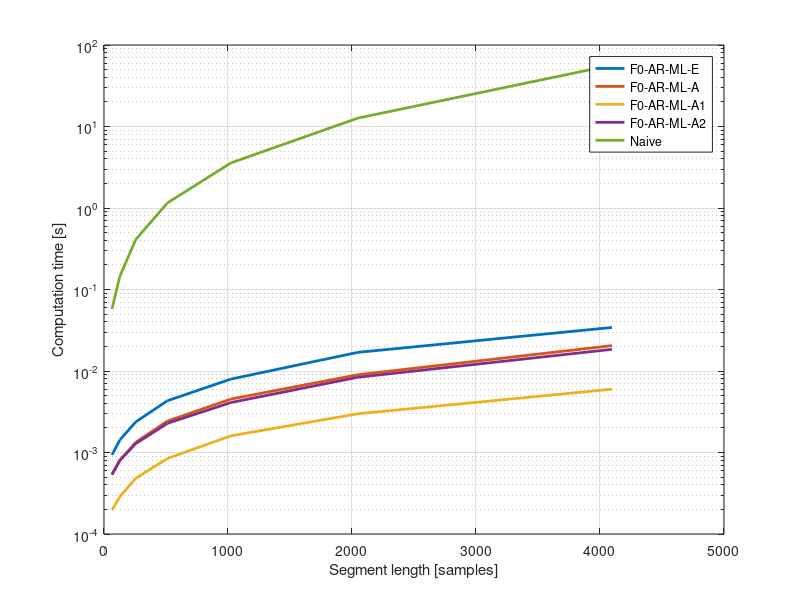

Recreate this plot in MATLAB. (Note: this script raises an error after producing the figure.)
clear
clc
close all

load('results/timingVsSegmentLength.mat');

timing2plot = squeeze(min(timingMtx,[],2));

semilogy(nDataList', timing2plot, 'lineWidth',2)
xlabel('Segment length [samples]');
ylabel('Computation time [s]');
grid on;
legend(methods)

% store data in text file so that it is ready for plotting using tikz
comment = '';
legend_str = ['order ', strjoin(methods)];
data = [nDataList', timing2plot];
mtx_to_tbl_pgfplots('results/timingVsSegmentLength',comment,legend_str,data);
